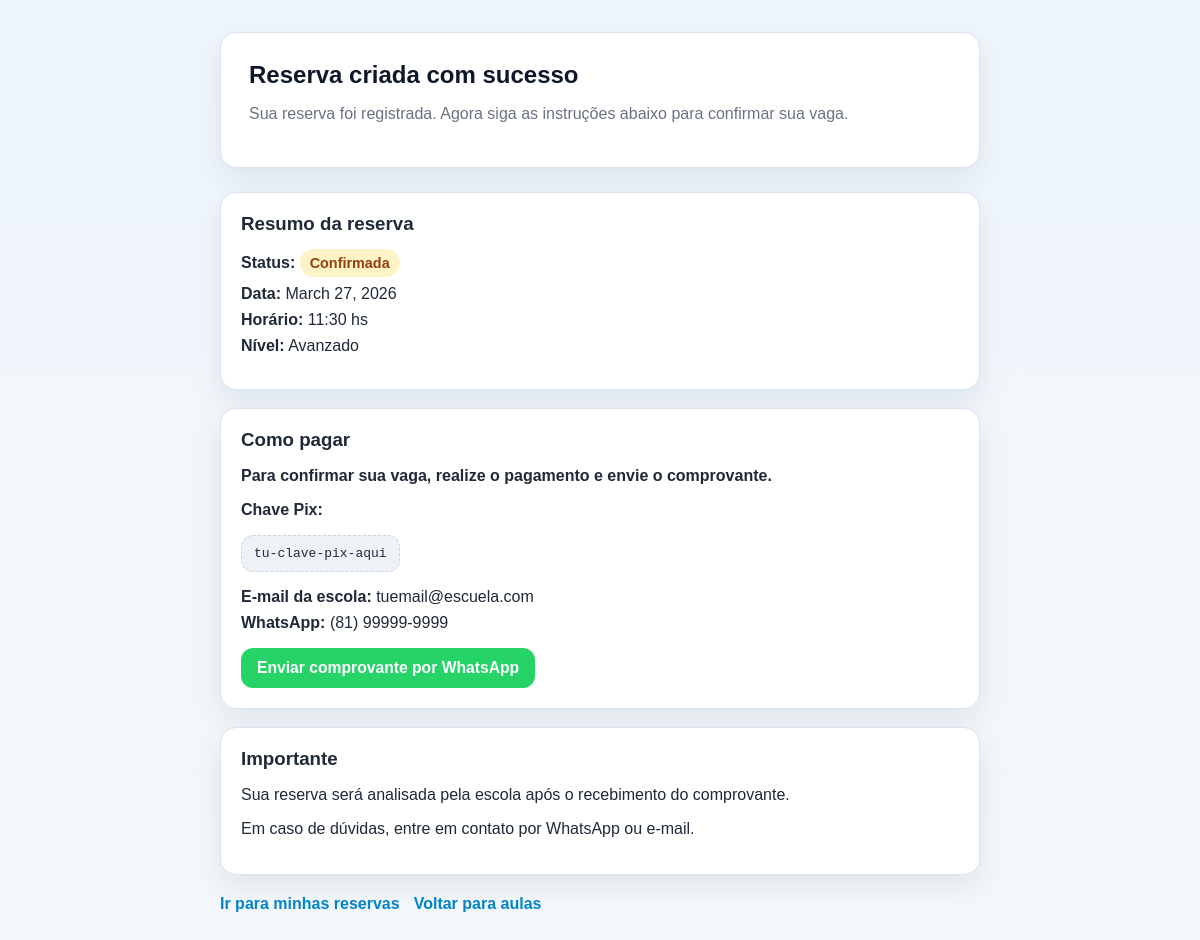
Page /api/reservas/12/pago/ (signed in) on the committed database.
### surf_school/models.py (models this page shows, shortened)
class Reserva(models.Model):#Crea el modelo de Reserva
    ESTADO_OPCIONES = [#Opciones de estado de una reserva
        ('P', 'Pendiente'),
        ('C', 'Confirmada'),
        ('X', 'Cancelada'),
    ]
    alumno = models.ForeignKey(Alumno, on_delete=models.CASCADE)#el alumno es la llave foranea, haciendo que la existencia de la reserva dependa de la existencia del alumno en la base de de datos
    clase = models.ForeignKey(Clase, on_delete=models.CASCADE)#la clase es la llave foranea, haciendo que la existencia de la reserva dependa de la existencia de la clase en la base de datos
    estado = models.CharField(max_length=1, choices=ESTADO_OPCIONES, default='P')#El estado por defecto es Pendiente , se selecciona a partir de ESTADO_OPCIONES

class Clase(models.Model):#Modelo para clases
    TURNO_OPCIONES = [#opciones de turnos:
        ('1', '07:00 hs'),
        ('2', '08:30 hs'),
        ('3', '10:00 hs'),
        ('4', '11:30 hs'),
        ('5', '13:00 hs'),
        ('6', '14:30 hs'),
        ('7', '16:30 hs'),
    ]
    fecha = models.DateField(default=fecha_default)#la fecha tine que tener formato de fecha(por defecto selecciona la fecha del dia siguiente)
    turno = models.CharField(max_length=1, choices=TURNO_OPCIONES)#el turno se selecciona de las opciones disponibles en TURNO_OPCIONES
    cupo_maximo = models.IntegerField(default=5)#Numero maximo de alumnos por clase(5 por defecto)
    nivel = models.CharField(max_length=1, choices=Alumno.NIVEL, default='P')#El nivel de la clase se selecciona de las opciones de NIVEL disponibles en el modelo Alumno(por defecto principiante)

### surf_school/views.py (the view)
# urls.py: path('reservas/<int:reserva_id>/pago/', instrucciones_pago_view, name='instrucciones_pago'),
@login_required
def instrucciones_pago_view(request, reserva_id):#funcion para usar logueado, pagar una reserva
    reserva = get_object_or_404(Reserva, id=reserva_id, alumno=request.user.alumno)#comprobacion de la existencia de la reserva
    contexto = {
        'reserva': reserva,
        'pix_clave': 'tu-clave-pix-aqui',
        'email_escuela': 'tuemail@escuela.com',
        'telefono_escuela': '5581999999999',
        'telefono_mostrar': '(81) 99999-9999',
    }#diccionaro de contexto con los datos de pagamento de la escuelita
    return render(request, 'instrucciones_pago.html', contexto)#nos envia a instrucciones de pago junto con los datos de contexto

### surf_school/templates/instrucciones_pago.html (shortened to what this page needs)
{% load static %}
<!DOCTYPE html>
<html lang="pt-BR">
<head>
    <link rel="stylesheet" href="{% static 'css/main.css' %}">
</head>
<body>
    <main class="page">
        <div class="container page-narrow" style="max-width: 760px;">
            <section class="hero">
                <h1>Reserva criada com sucesso</h1>
                <p>Sua reserva foi registrada. Agora siga as instruções abaixo para confirmar sua vaga.</p>
            </section>
            <section class="card">
                <h3>Resumo da reserva</h3>
                <div class="info-list">
                    <p><strong>Status:</strong> <span class="badge badge-warning">{{ reserva.get_estado_display }}</span></p>
                    <p><strong>Data:</strong> {{ reserva.clase.fecha }}</p>
                    <p><strong>Horário:</strong> {{ reserva.clase.get_turno_display }}</p>
                    <p><strong>Nível:</strong> {{ reserva.clase.get_nivel_display }}</p>
                </div>
            </section>
            <section class="card" style="margin-top: 18px;">
                <h3>Como pagar</h3>
                <p><strong>Para confirmar sua vaga, realize o pagamento e envie o comprovante.</strong></p>
                <p><strong>Chave Pix:</strong></p>
                <div class="code-box">{{ pix_clave }}</div>
                <div class="info-list" style="margin-top: 16px;">
                    <p><strong>E-mail da escola:</strong> {{ email_escuela }}</p>
                    <p><strong>WhatsApp:</strong> {{ telefono_mostrar }}</p>
                </div>
                <div class="actions-row" style="margin-top: 16px;">
                    <a class="btn btn-whatsapp" href="https://wa.me/{{ telefono_escuela }}?text=Olá,%20já%20realizei%20o%20pagamento%20da%20minha%20reserva%20de%20surf%20e%20quero%20enviar%20o%20comprovante." target="_blank">Enviar comprovante por WhatsApp</a>
                </div>
            </section>
            <section class="card" style="margin-top: 18px;">
                <h3>Importante</h3>
                <p>Sua reserva será analisada pela escola após o recebimento do comprovante.</p>
                <p>Em caso de dúvidas, entre em contato por WhatsApp ou e-mail.</p>
            </section>
            <div class="footer-links">
                <a class="text-link" href="{% url 'mis_reservas' %}">Ir para minhas reservas</a>
                <a class="text-link" href="{% url 'clases' %}">Voltar para aulas</a>
            </div>
        </div>
    </main>
</body>
</html>

### surf_school/static/css/main.css (style rules this page uses)
:root { --bg: #f4f7fb; --surface: #ffffff; --surface-soft: #f8fafc; --text: #1f2937; --muted: #6b7280; --border: #dbe3ee; --primary: #0ea5e9; --primary-hover: #0284c7; --success: #16a34a; --warning: #d97706; --danger: #dc2626; --danger-hover: #b91c1c; --shadow: 0 12px 30px rgba(15, 23, 42, 0.08); --radius: 16px; }
* { box-sizing: border-box; }
body { margin: 0; font-family: Arial, sans-serif; background: linear-gradient(180deg, #eef6fb 0%, var(--bg) 100%); color: var(--text); }
.container { width: min(1100px, calc(100% - 32px)); margin: 0 auto; }
.page { padding: 32px 0 48px; }
.page-narrow { max-width: 580px; margin: 0 auto; }
.nav-links, .inline-links, .actions-row { display: flex; flex-wrap: wrap; gap: 10px; align-items: center; }
.nav-links a, .inline-links a, .text-link { color: var(--primary-hover); text-decoration: none; font-weight: 600; }
.hero, .card, .form-card, .info-card, .empty-state, .message { background: var(--surface); border: 1px solid var(--border); border-radius: var(--radius); box-shadow: var(--shadow); }
.hero { padding: 28px; margin-bottom: 24px; }
.hero h1, .hero h2, .section-title, .form-card h1, .form-card h2 { margin-top: 0; margin-bottom: 10px; color: #0f172a; }
.hero p, .subtitle, .muted { color: var(--muted); }
.card { padding: 20px; }
.card h3 { margin-top: 0; margin-bottom: 12px; }
.info-list { display: grid; gap: 8px; margin: 14px 0; }
.info-list p { margin: 0; }
.badge { display: inline-flex; align-items: center; padding: 6px 10px; border-radius: 999px; font-size: 0.9rem; font-weight: 700; background: #e0f2fe; color: #075985; }
.badge-warning { background: #fef3c7; color: #92400e; }
.btn, button { display: inline-flex; align-items: center; justify-content: center; gap: 8px; padding: 11px 16px; border: none; border-radius: 12px; cursor: pointer; font-weight: 700; font-size: 0.98rem; text-decoration: none; transition: transform 0.15s ease, opacity 0.15s ease, background-color 0.15s ease; }
.btn-whatsapp { background: #25d366; color: #fff; }
.footer-links { display: flex; flex-wrap: wrap; gap: 14px; margin-top: 20px; }
.code-box { display: inline-block; padding: 10px 12px; border-radius: 12px; background: #eef2f7; border: 1px dashed #cbd5e1; font-family: monospace; word-break: break-all; }

### rows in the picture
Reserva: estado "Confirmada", clase.fecha "March 27, 2026", clase.turno "11:30 hs", clase.nivel "Avanzado"

### other values in the picture
{{ pix_clave }} "tu-clave-pix-aqui"
{{ email_escuela }} "tuemail@escuela.com"
{{ telefono_mostrar }} "(81) 99999-9999"
